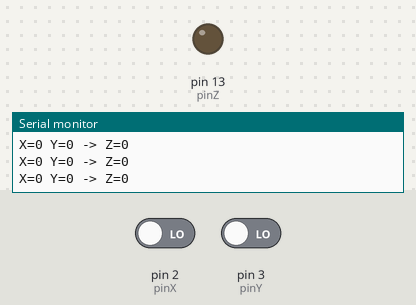
The sketch below on a simulated Arduino Uno, built with avr-gcc and run on an emulated ATmega328P. On the bench: output pins drawn as LEDs (lit = HIGH), the last lines printed to the serial monitor. Inputs (shaded band) come from the test bench; at power-on: pin 2 (pinX) LOW, pin 3 (pinY) LOW.

Above: at 1.2 s.
1.3 s: pin 2 (pinX) driven HIGH
At 1.8 s:
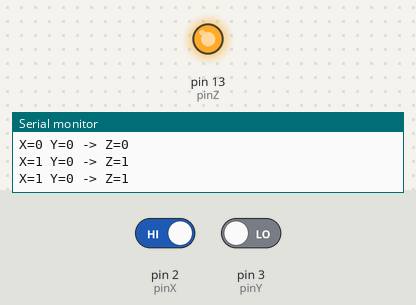
2.9 s: pin 2 (pinX) driven LOW
At 4.2 s:
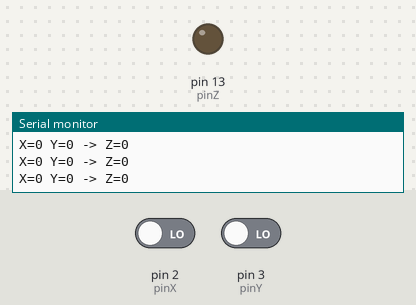
4.5 s: pin 3 (pinY) driven HIGH
At 5.6 s:
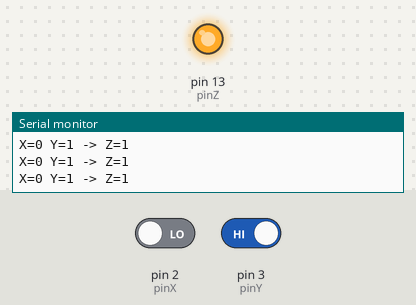
Timing chart, 0 to 7.5 s (numbered marks = the images above; inputs shaded):
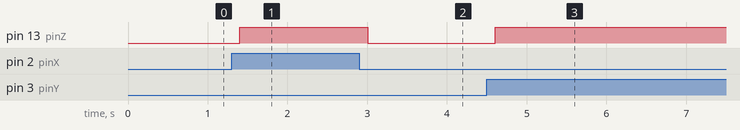

The sketch:

gate_q6.ino
```cpp
// Pin definitions
const int pinX = 2;
const int pinY = 3;
const int pinZ = 13;  // Output pin

void setup() {
  // Set input and output pin modes
  pinMode(pinX, INPUT);
  pinMode(pinY, INPUT);
  pinMode(pinZ, OUTPUT);

  // Optional: serial monitor for debugging
  Serial.begin(9600);
}

void loop() {
  // Read inputs
  int X = digitalRead(pinX);
  int Y = digitalRead(pinY);

  // Compute Z = X XOR Y
  int Z = X ^ Y;

  // Output the result
  digitalWrite(pinZ, Z);

  // Debug output
  Serial.print("X=");
  Serial.print(X);
  Serial.print(" Y=");
  Serial.print(Y);
  Serial.print(" -> Z=");
  Serial.println(Z);

  delay(200);  // Small delay for stability
}
```

Measured:
- after the input at 1.3 s, pin 13 (pinZ): LOW → HIGH after 0.10 s
- after the input at 2.9 s, pin 13 (pinZ): HIGH → LOW after 0.11 s
- after the input at 4.5 s, pin 13 (pinZ): LOW → HIGH after 0.11 s
